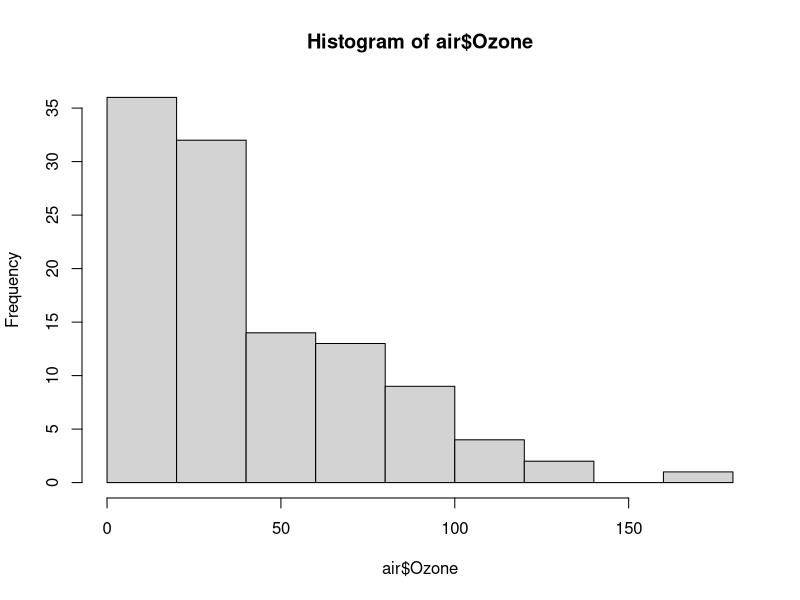
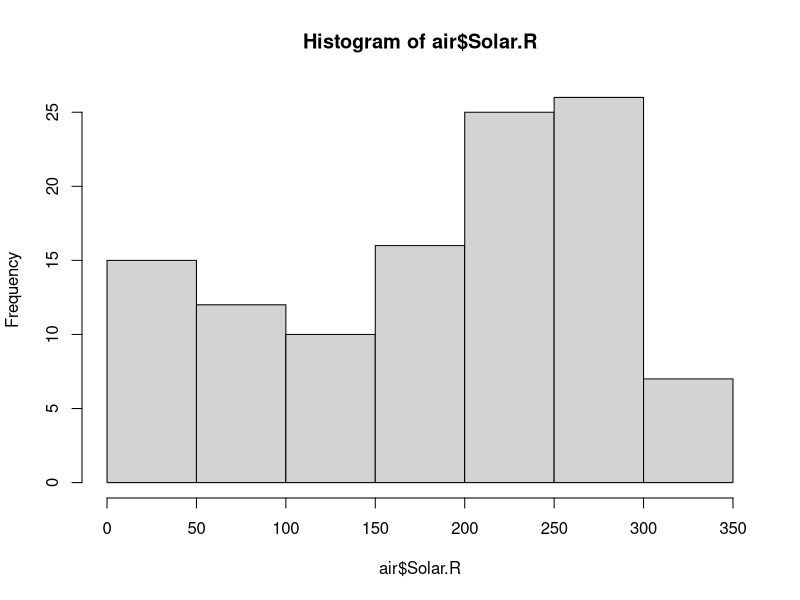
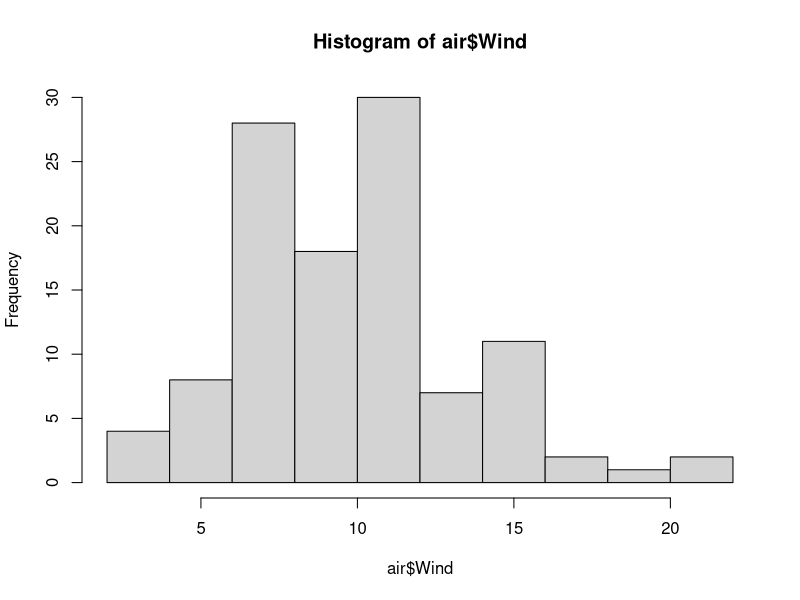
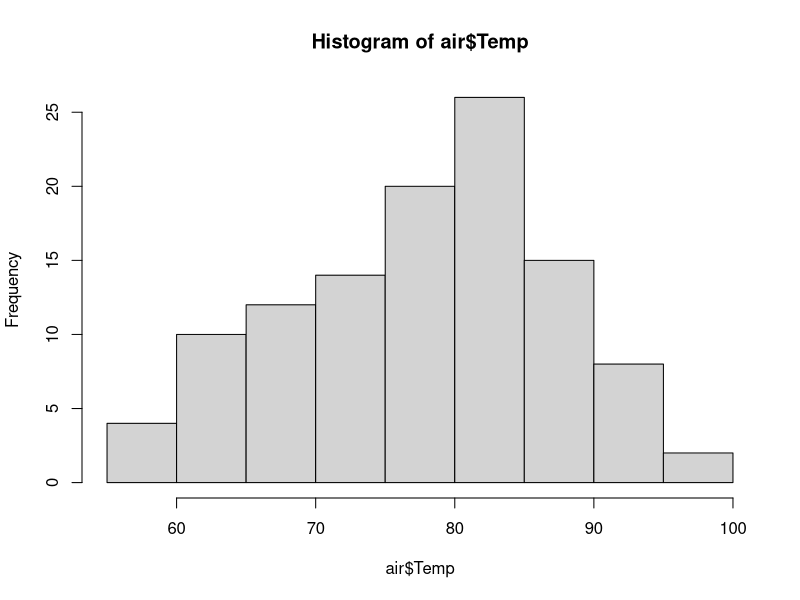
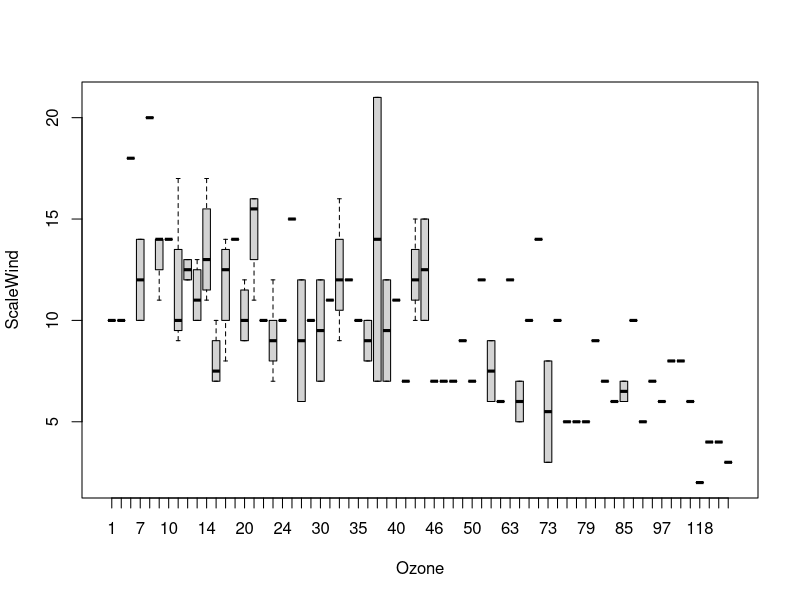
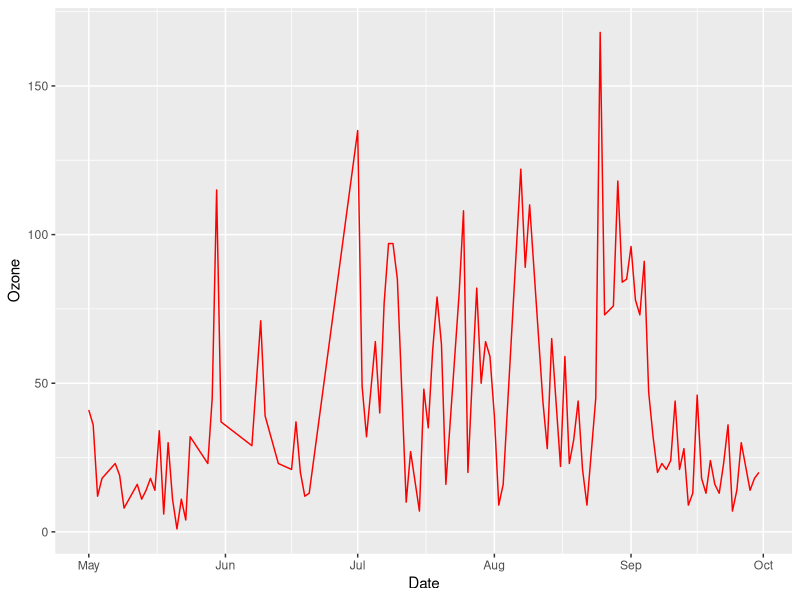
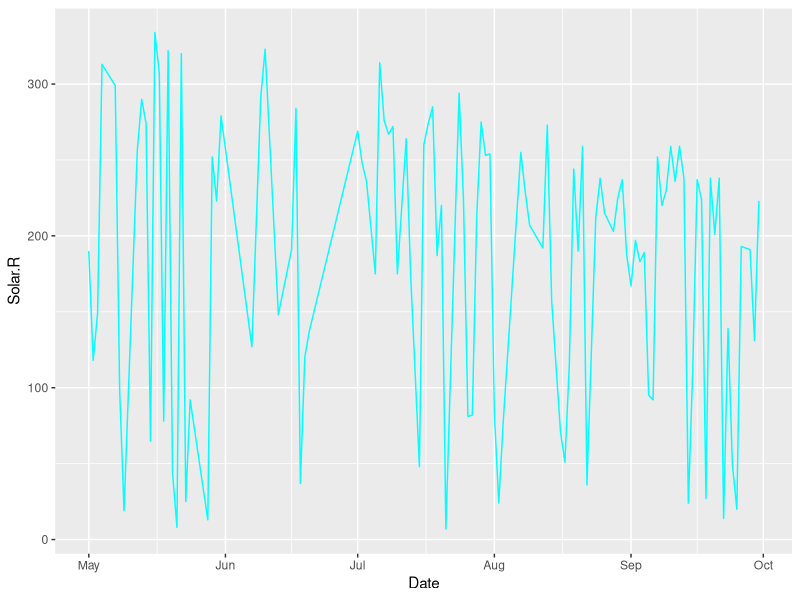
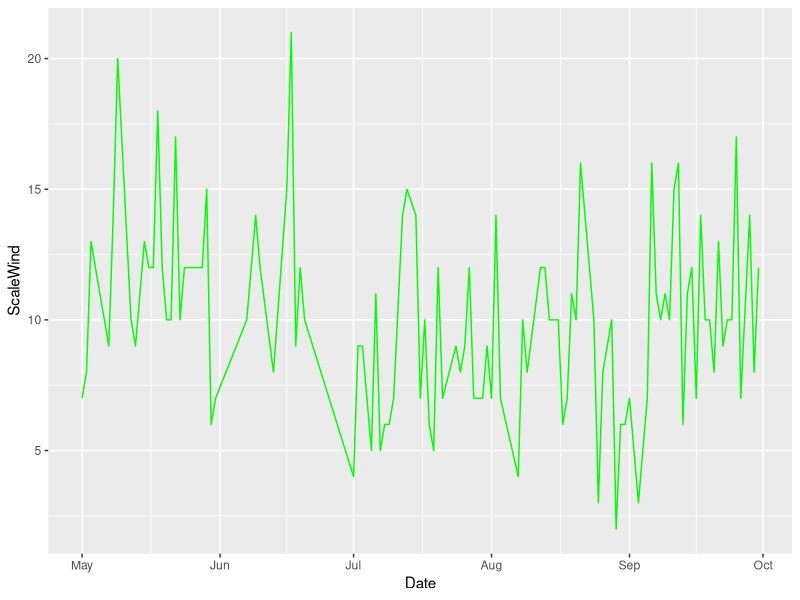

Generate these figures, in order, with R:
library(ggplot2)
library(reshape2)
#Step 1
air <- data.frame(airquality)
air
#Step 2
air <- na.omit(air)
air
#Step 3
hist(air$Ozone)
hist(air$Solar.R)
hist(air$Wind)
hist(air$Temp)

air$ScaleWind <- round(air$Wind)
boxplot(ScaleWind~Ozone, data=air)
#Step 4
air$Date <- as.Date(paste(1973,air$Month,air$Day, sep= "-"))
ozoneGraph <- ggplot(data=air, aes(x=Date, y=Ozone)) +
  geom_line(color="red")
ozoneGraph
solarGraph <- ggplot(data=air, aes(x=Date, y=Solar.R)) +
  geom_line(color="cyan")
solarGraph
scaleWindGraph <- ggplot(data=air, aes(x=Date, y=ScaleWind)) +
  geom_line(color="green")
scaleWindGraph
tempGraph <- ggplot(data=air, aes(x=Date, y=Temp)) +
  geom_line(color="red")
tempGraph

air$ScaleWind <- air$ScaleWind*10
meltAir <- melt(air, value.name = "value", id = c("Month","Day","Date","Wind"))

allGraph <- ggplot(data=meltAir, aes(x=Date, y=value, group=variable)) +
  geom_line(aes(color=variable))
allGraph
#Step 5
meltAir
heatmap <- ggplot(meltAir, aes(x=Date, y=variable)) + geom_tile(aes(fill=value), colour = "white") +
  scale_fill_gradient(low = "white", high = "blue")
heatmap
#Step 6
plot(air$Wind,air$Temp,pch=16,col = air$Solar.R,cex=air$Ozone/50)
#Step 7
#Do you see any patterns after exploring the data?
#Wind, Ozone, and Solar.R spike and dip at around the same times.
#What was the most useful visualization?
#The colored line graph was the easiest to follow, the scatterplot was the worst. I'm likely to blame for the scatterplot being so hard to read though.